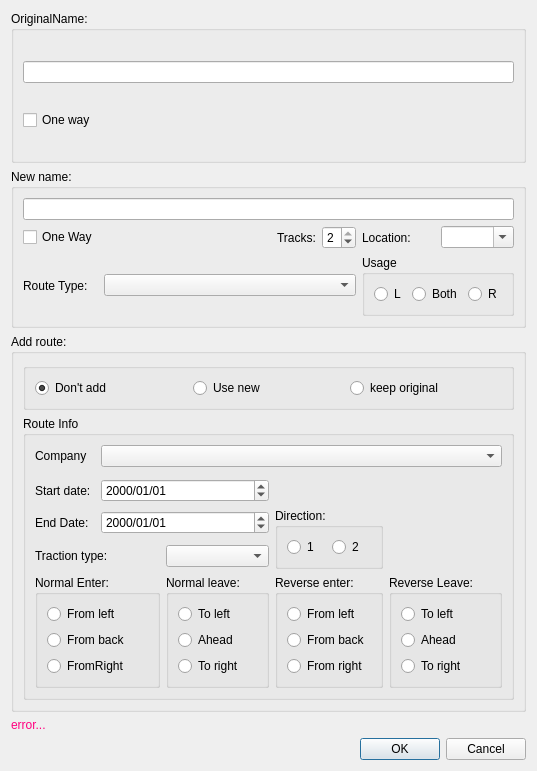
<?xml version="1.0" encoding="UTF-8"?>
<ui version="4.0">
 <class>SegmentDlg</class>
 <widget class="QDialog" name="SegmentDlg">
  <property name="geometry">
   <rect>
    <x>0</x>
    <y>0</y>
    <width>537</width>
    <height>771</height>
   </rect>
  </property>
  <property name="windowTitle">
   <string>Dialog</string>
  </property>
  <layout class="QGridLayout" name="gridLayout">
   <item row="0" column="0">
    <widget class="QGroupBox" name="gbOriginal">
     <property name="sizePolicy">
      <sizepolicy hsizetype="Preferred" vsizetype="Expanding">
       <horstretch>0</horstretch>
       <verstretch>0</verstretch>
      </sizepolicy>
     </property>
     <property name="title">
      <string>OriginalName:</string>
     </property>
     <layout class="QVBoxLayout" name="verticalLayout">
      <item>
       <widget class="QLineEdit" name="txtOriginalName">
        <property name="maxLength">
         <number>100</number>
        </property>
       </widget>
      </item>
      <item>
       <widget class="QCheckBox" name="chkOriginalOneWay">
        <property name="text">
         <string>One way</string>
        </property>
       </widget>
      </item>
     </layout>
    </widget>
   </item>
   <item row="1" column="0">
    <widget class="QGroupBox" name="gbNew">
     <property name="sizePolicy">
      <sizepolicy hsizetype="Preferred" vsizetype="Expanding">
       <horstretch>0</horstretch>
       <verstretch>0</verstretch>
      </sizepolicy>
     </property>
     <property name="title">
      <string>New name:</string>
     </property>
     <layout class="QGridLayout" name="gridLayout_2">
      <item row="1" column="4">
       <widget class="QLabel" name="label_2">
        <property name="text">
         <string>Location:</string>
        </property>
       </widget>
      </item>
      <item row="1" column="2">
       <widget class="QLabel" name="label">
        <property name="text">
         <string>Tracks:</string>
        </property>
       </widget>
      </item>
      <item row="0" column="0" colspan="6">
       <widget class="QLineEdit" name="txtNewName">
        <property name="maxLength">
         <number>100</number>
        </property>
       </widget>
      </item>
      <item row="1" column="1">
       <spacer name="horizontalSpacer_2">
        <property name="orientation">
         <enum>Qt::Horizontal</enum>
        </property>
        <property name="sizeHint" stdset="0">
         <size>
          <width>40</width>
          <height>20</height>
         </size>
        </property>
       </spacer>
      </item>
      <item row="1" column="0">
       <widget class="QCheckBox" name="chkNewOneWay">
        <property name="text">
         <string>One Way</string>
        </property>
       </widget>
      </item>
      <item row="2" column="1" colspan="3">
       <widget class="QComboBox" name="cbRouteType"/>
      </item>
      <item row="1" column="5">
       <widget class="QComboBox" name="cbLocation">
        <property name="editable">
         <bool>true</bool>
        </property>
       </widget>
      </item>
      <item row="2" column="0">
       <widget class="QLabel" name="label_3">
        <property name="text">
         <string>Route Type:</string>
        </property>
       </widget>
      </item>
      <item row="1" column="3">
       <widget class="QSpinBox" name="sbTracks">
        <property name="minimum">
         <number>1</number>
        </property>
        <property name="maximum">
         <number>2</number>
        </property>
        <property name="value">
         <number>2</number>
        </property>
       </widget>
      </item>
      <item row="2" column="4" colspan="2">
       <widget class="QGroupBox" name="gbUsage">
        <property name="title">
         <string>Usage</string>
        </property>
        <layout class="QHBoxLayout" name="horizontalLayout">
         <item>
          <widget class="QRadioButton" name="rbUseL">
           <property name="text">
            <string>L</string>
           </property>
          </widget>
         </item>
         <item>
          <widget class="QRadioButton" name="rbBoth">
           <property name="text">
            <string>Both</string>
           </property>
          </widget>
         </item>
         <item>
          <widget class="QRadioButton" name="rbUseR">
           <property name="text">
            <string>R</string>
           </property>
          </widget>
         </item>
        </layout>
       </widget>
      </item>
     </layout>
    </widget>
   </item>
   <item row="4" column="0">
    <layout class="QHBoxLayout" name="horizontalLayout_3">
     <item>
      <spacer name="horizontalSpacer">
       <property name="orientation">
        <enum>Qt::Horizontal</enum>
       </property>
       <property name="sizeHint" stdset="0">
        <size>
         <width>40</width>
         <height>20</height>
        </size>
       </property>
      </spacer>
     </item>
     <item>
      <widget class="QPushButton" name="btnOK">
       <property name="text">
        <string>OK</string>
       </property>
      </widget>
     </item>
     <item>
      <widget class="QPushButton" name="btnCancel">
       <property name="text">
        <string>Cancel</string>
       </property>
      </widget>
     </item>
    </layout>
   </item>
   <item row="2" column="0">
    <widget class="QGroupBox" name="groupBox1">
     <property name="sizePolicy">
      <sizepolicy hsizetype="Preferred" vsizetype="Expanding">
       <horstretch>0</horstretch>
       <verstretch>0</verstretch>
      </sizepolicy>
     </property>
     <property name="title">
      <string>Add route:</string>
     </property>
     <layout class="QGridLayout" name="gridLayout_4">
      <item row="0" column="0" colspan="2">
       <widget class="QGroupBox" name="groupBox">
        <property name="title">
         <string/>
        </property>
        <layout class="QHBoxLayout" name="horizontalLayout_2">
         <item>
          <widget class="QRadioButton" name="rbNoAdd">
           <property name="toolTip">
            <string>No route</string>
           </property>
           <property name="statusTip">
            <string>Don't add the segments to a route.</string>
           </property>
           <property name="text">
            <string>Don't add</string>
           </property>
           <property name="checked">
            <bool>true</bool>
           </property>
          </widget>
         </item>
         <item>
          <widget class="QRadioButton" name="rbUseNew">
           <property name="toolTip">
            <string>Add new segment to route</string>
           </property>
           <property name="statusTip">
            <string>Add the new portion to the route</string>
           </property>
           <property name="text">
            <string>Use new</string>
           </property>
          </widget>
         </item>
         <item>
          <widget class="QRadioButton" name="rbUseOriginal">
           <property name="toolTip">
            <string>Add the original segment to the route</string>
           </property>
           <property name="statusTip">
            <string>The route uses the original segment. </string>
           </property>
           <property name="text">
            <string>keep original</string>
           </property>
          </widget>
         </item>
        </layout>
        <zorder>rbUseNew</zorder>
        <zorder>rbNoAdd</zorder>
        <zorder>rbUseOriginal</zorder>
       </widget>
      </item>
      <item row="1" column="0" colspan="2">
       <widget class="QGroupBox" name="groupBox7">
        <property name="title">
         <string>Route Info</string>
        </property>
        <layout class="QGridLayout" name="gridLayout_3">
         <item row="0" column="0">
          <widget class="QLabel" name="label_7">
           <property name="text">
            <string>Company</string>
           </property>
          </widget>
         </item>
         <item row="1" column="0" colspan="5">
          <widget class="RouteNameWidget" name="rnw" native="true"/>
         </item>
         <item row="2" column="0">
          <widget class="QLabel" name="label_5">
           <property name="text">
            <string>Start date:</string>
           </property>
          </widget>
         </item>
         <item row="2" column="1" colspan="2">
          <widget class="QDateEdit" name="dateStart">
           <property name="displayFormat">
            <string>yyyy/MM/dd</string>
           </property>
          </widget>
         </item>
         <item row="3" column="0">
          <widget class="QLabel" name="label_6">
           <property name="text">
            <string>End Date:</string>
           </property>
          </widget>
         </item>
         <item row="3" column="1" colspan="2">
          <widget class="QDateEdit" name="dateEnd">
           <property name="displayFormat">
            <string>yyyy/MM/dd</string>
           </property>
          </widget>
         </item>
         <item row="3" column="3" rowspan="2">
          <widget class="QGroupBox" name="groupBox2">
           <property name="title">
            <string>Direction:</string>
           </property>
           <layout class="QHBoxLayout" name="horizontalLayout_5">
            <item>
             <widget class="QRadioButton" name="rbNormal">
              <property name="text">
               <string>1</string>
              </property>
             </widget>
            </item>
            <item>
             <widget class="QRadioButton" name="rbReverse">
              <property name="text">
               <string>2</string>
              </property>
             </widget>
            </item>
           </layout>
          </widget>
         </item>
         <item row="4" column="0" colspan="2">
          <widget class="QLabel" name="label_8">
           <property name="text">
            <string>Traction type:</string>
           </property>
          </widget>
         </item>
         <item row="4" column="2">
          <widget class="QComboBox" name="cbTractionType"/>
         </item>
         <item row="5" column="0" colspan="2">
          <widget class="QGroupBox" name="groupBox3">
           <property name="font">
            <font>
             <pointsize>9</pointsize>
            </font>
           </property>
           <property name="title">
            <string>Normal Enter:</string>
           </property>
           <layout class="QVBoxLayout" name="verticalLayout_6">
            <item>
             <widget class="QRadioButton" name="rbNFromLeft">
              <property name="text">
               <string>From left</string>
              </property>
             </widget>
            </item>
            <item>
             <widget class="QRadioButton" name="rbNfromBack">
              <property name="text">
               <string>From back</string>
              </property>
             </widget>
            </item>
            <item>
             <widget class="QRadioButton" name="rbNFromRight">
              <property name="text">
               <string>FromRight</string>
              </property>
             </widget>
            </item>
           </layout>
          </widget>
         </item>
         <item row="5" column="2">
          <widget class="QGroupBox" name="groupBox4">
           <property name="font">
            <font>
             <pointsize>9</pointsize>
            </font>
           </property>
           <property name="title">
            <string>Normal leave:</string>
           </property>
           <layout class="QVBoxLayout" name="verticalLayout_7">
            <item>
             <widget class="QRadioButton" name="rbNtoLeft">
              <property name="text">
               <string>To left</string>
              </property>
             </widget>
            </item>
            <item>
             <widget class="QRadioButton" name="rbNAhead">
              <property name="text">
               <string>Ahead</string>
              </property>
             </widget>
            </item>
            <item>
             <widget class="QRadioButton" name="rbNToRight">
              <property name="text">
               <string>To right</string>
              </property>
             </widget>
            </item>
           </layout>
          </widget>
         </item>
         <item row="5" column="3">
          <widget class="QGroupBox" name="groupBox5">
           <property name="font">
            <font>
             <pointsize>9</pointsize>
            </font>
           </property>
           <property name="title">
            <string>Reverse enter:</string>
           </property>
           <layout class="QVBoxLayout" name="verticalLayout_9">
            <item>
             <widget class="QRadioButton" name="rrbRFromLeft">
              <property name="text">
               <string>From left</string>
              </property>
             </widget>
            </item>
            <item>
             <widget class="QRadioButton" name="rbRFromBack">
              <property name="text">
               <string>From back</string>
              </property>
             </widget>
            </item>
            <item>
             <widget class="QRadioButton" name="RBRFromRight">
              <property name="text">
               <string>From right</string>
              </property>
             </widget>
            </item>
           </layout>
          </widget>
         </item>
         <item row="5" column="4">
          <widget class="QGroupBox" name="groupBox6">
           <property name="font">
            <font>
             <pointsize>9</pointsize>
            </font>
           </property>
           <property name="title">
            <string>Reverse Leave:</string>
           </property>
           <layout class="QVBoxLayout" name="verticalLayout_8">
            <item>
             <widget class="QRadioButton" name="rbRToLeft">
              <property name="text">
               <string>To left</string>
              </property>
             </widget>
            </item>
            <item>
             <widget class="QRadioButton" name="rbRAhead">
              <property name="text">
               <string>Ahead</string>
              </property>
             </widget>
            </item>
            <item>
             <widget class="QRadioButton" name="rbRToRight">
              <property name="text">
               <string>To right</string>
              </property>
             </widget>
            </item>
           </layout>
          </widget>
         </item>
         <item row="0" column="1" colspan="4">
          <widget class="QComboBox" name="cbCompany"/>
         </item>
        </layout>
       </widget>
      </item>
     </layout>
    </widget>
   </item>
   <item row="3" column="0">
    <widget class="QLabel" name="lblErrorText">
     <property name="palette">
      <palette>
       <active>
        <colorrole role="WindowText">
         <brush brushstyle="SolidPattern">
          <color alpha="255">
           <red>255</red>
           <green>0</green>
           <blue>127</blue>
          </color>
         </brush>
        </colorrole>
       </active>
       <inactive>
        <colorrole role="WindowText">
         <brush brushstyle="SolidPattern">
          <color alpha="255">
           <red>255</red>
           <green>0</green>
           <blue>127</blue>
          </color>
         </brush>
        </colorrole>
       </inactive>
       <disabled>
        <colorrole role="WindowText">
         <brush brushstyle="SolidPattern">
          <color alpha="255">
           <red>159</red>
           <green>158</green>
           <blue>158</blue>
          </color>
         </brush>
        </colorrole>
       </disabled>
      </palette>
     </property>
     <property name="text">
      <string>error...</string>
     </property>
    </widget>
   </item>
  </layout>
 </widget>
 <customwidgets>
  <customwidget>
   <class>RouteNameWidget</class>
   <extends>QWidget</extends>
   <header>routenamewidget.h</header>
   <container>1</container>
  </customwidget>
 </customwidgets>
 <tabstops>
  <tabstop>txtOriginalName</tabstop>
  <tabstop>chkOriginalOneWay</tabstop>
  <tabstop>txtNewName</tabstop>
  <tabstop>chkNewOneWay</tabstop>
  <tabstop>sbTracks</tabstop>
  <tabstop>cbRouteType</tabstop>
  <tabstop>rbNoAdd</tabstop>
  <tabstop>rbUseNew</tabstop>
  <tabstop>rbUseOriginal</tabstop>
  <tabstop>btnOK</tabstop>
  <tabstop>btnCancel</tabstop>
 </tabstops>
 <resources/>
 <connections/>
</ui>
